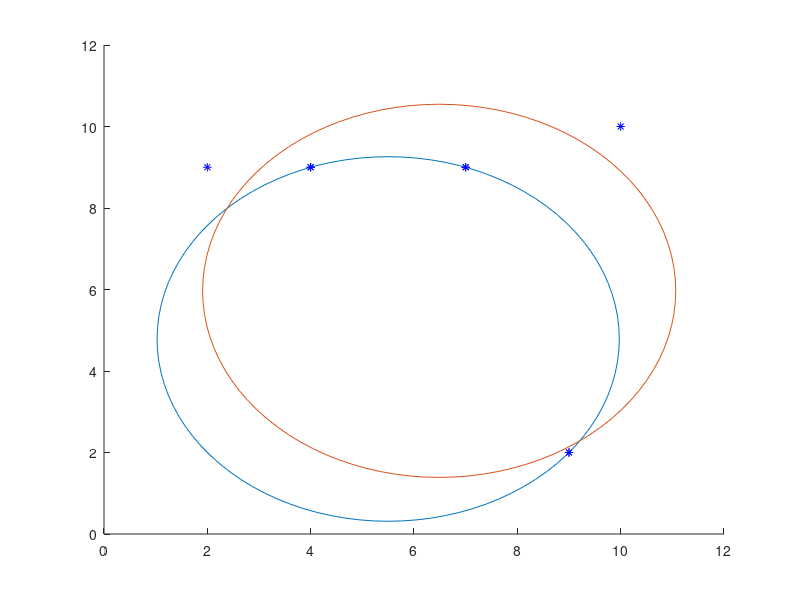

MATLAB code for this plot:
format long e

%a)

close all; clear all; clc; 

F=@(X,Y,R)[
    X^2+Y^2-R^2-14*X-18*Y+130; 
    X^2+Y^2-R^2-18*X-4*Y+85; 
    X^2+Y^2-R^2-8*X-18*Y+97];

DF=@(X,Y,R)[
    [2*X-14 2*Y-18 -2*R]; 
    [2*X-18 2*Y-4 -2*R]; 
    [2*X-8 2*Y-18 -2*R]];

x=[0;0;10];
t=[1;1;1];

while norm(t) > 10^-7
    disp(norm(t))
    t=DF(x(1),x(2),x(3))\F(x(1),x(2),x(3));
    x=x-t;

end

%rot=5.500000000000000e+00
    %4.785714285714286e+00
    %4.473276660528907e+00

%%%%%%%%%%%%%%%%%%%%%%%%%%%%%%%%%%%%%%%%%%%%%
%b)

theta=0:pi/50:2*pi;
xx=x(3)*cos(theta)+x(1);
yy=x(3)*sin(theta)+x(2);

hold on
plot([7,9,4],[9,2,9], "b*")
plot(xx,yy)

hold off

%%%%%%%%%%%%%%%%%%%%%%%%%%%%%%%%%%%%%%%%%%%%%%
%c)

%Vi får samma rötter, att skalärmultiplicera ger en ny linjärtberoende ekv.

%%%%%%%%%%%%%%%%%%%%%%%%%%%%%%%%%%%%%%%%%%%%%%%

%d) %Indata: (7,9), (9,2), (4,9), (10,10), (2,9)

%(xi-X)^2+(yi-Y)^2=R^2, {c0=R^2-X^2-Y^2, c1=2X, c2=2Y}
% => xi^2+i^2 = c0+c1X+c2Y

x=[7 9 4 10 2]';
y=[9 2 9 10 9]';

A=[x.^0 x y];
b=x.^2+y.^2;


ATA=A'*A;
ATb=A'*b;

C=ATA\ATb;

X=C(2)/2;
Y=C(3)/2;
R=sqrt(C(1)+X^2+Y^2);



theta=0:pi/50:2*pi;
xx=R*cos(theta)+X;
yy=R*sin(theta)+Y;

hold on
plot([7,9,4,10,2],[9,2,9,10,9], "b*")
plot(xx,yy)

hold off

%X=6.4873, Y=5.9676, R=4.5788
%%%%%%%%%%%%%%%%%%%%%%%%%%%%%%%%%%%%%%%%%%%%%%%%%%%%%%%%%

F=@(X,Y,R)[
    X^2+Y^2-R^2-14*X-18*Y+130; 
    X^2+Y^2-R^2-18*X-4*Y+85; 
    X^2+Y^2-R^2-8*X-18*Y+97;
    X^2+Y^2-R^2-20*X-20*Y+200;
    X^2+Y^2-R^2-4*X-18*Y+95];

DF=@(X,Y,R)[
    [2*X-14 2*Y-18 -2*R]; 
    [2*X-18 2*Y-4 -2*R]; 
    [2*X-8 2*Y-18 -2*R];
    [2*X-20 2*Y-20 -2*R];
    [2*X-4 2*Y-18 -2*R]];

x=[0;0;10];
t=[1;1;1];

while norm(t) > 10^-6
    disp(norm(t))
    t=(DF(x(1),x(2),x(3))'*DF(x(1),x(2),x(3)))\DF(x(1),x(2),x(3))'*F(x(1),x(2),x(3));
    x=x-t;

end


%X=5.9912, Y=5.93860, R=4.81995

%%%%%%%%%%%%%%%%%%%%%%%%%%%%%%%%%%%%%%%%%%%%%%%%%%%%%%%%%%%%%
















